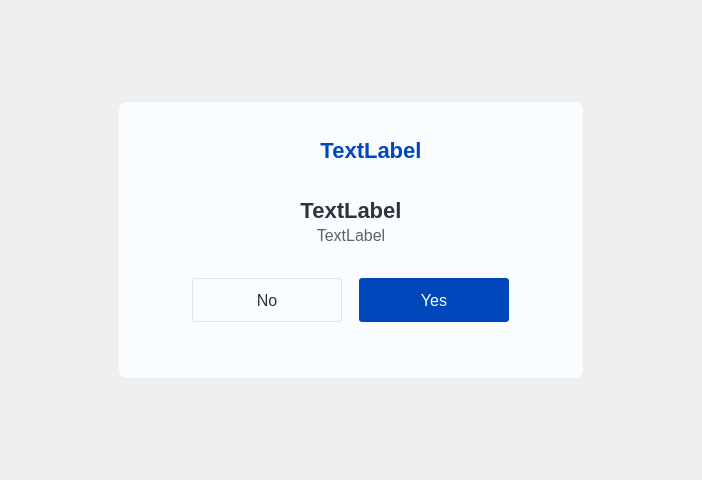
<?xml version="1.0" encoding="UTF-8"?>
<ui version="4.0">
 <class>DlgMsgBox</class>
 <widget class="QWidget" name="DlgMsgBox">
  <property name="geometry">
   <rect>
    <x>0</x>
    <y>0</y>
    <width>702</width>
    <height>480</height>
   </rect>
  </property>
  <property name="windowTitle">
   <string>Form</string>
  </property>
  <layout class="QGridLayout" name="gridLayout">
   <item row="0" column="0">
    <widget class="QWidget" name="widget" native="true">
     <property name="sizePolicy">
      <sizepolicy hsizetype="Fixed" vsizetype="Fixed">
       <horstretch>0</horstretch>
       <verstretch>0</verstretch>
      </sizepolicy>
     </property>
     <property name="minimumSize">
      <size>
       <width>464</width>
       <height>276</height>
      </size>
     </property>
     <property name="maximumSize">
      <size>
       <width>464</width>
       <height>276</height>
      </size>
     </property>
     <property name="styleSheet">
      <string notr="true">background: #FAFDFF;
border-radius: 8px;
border: none;</string>
     </property>
     <layout class="QVBoxLayout" name="verticalLayout" stretch="0,0,0,0,0">
      <property name="spacing">
       <number>0</number>
      </property>
      <property name="leftMargin">
       <number>56</number>
      </property>
      <property name="topMargin">
       <number>0</number>
      </property>
      <property name="rightMargin">
       <number>56</number>
      </property>
      <property name="bottomMargin">
       <number>56</number>
      </property>
      <item alignment="Qt::AlignHCenter">
       <widget class="QLabel" name="labelTitle">
        <property name="sizePolicy">
         <sizepolicy hsizetype="Expanding" vsizetype="Fixed">
          <horstretch>0</horstretch>
          <verstretch>0</verstretch>
         </sizepolicy>
        </property>
        <property name="minimumSize">
         <size>
          <width>0</width>
          <height>96</height>
         </size>
        </property>
        <property name="maximumSize">
         <size>
          <width>16777215</width>
          <height>96</height>
         </size>
        </property>
        <property name="styleSheet">
         <string notr="true">.QLabel#labelTitle{
font-size: 22px;
font-weight: 500;
color: #0047BB;
background-position: left center;
background-repeat:no-repeat;
padding-left:40px;
background-image: url(:/image/images/tipsok.png);
}
.QLabel#labelTitle[state=&quot;ok&quot;]{
color: #0047BB;
background-image: url(:/image/images/tipsok.png);
}
.QLabel#labelTitle[state=&quot;error&quot;]{
color: #CE4949;
background-image: url(:/image/images/tipserror.png);
}
.QLabel#labelTitle[state=&quot;warn&quot;]{
color: #EEC01C;
background-image: url(:/image/images/tipswarn.png);
}</string>
        </property>
        <property name="text">
         <string>TextLabel</string>
        </property>
        <property name="alignment">
         <set>Qt::AlignCenter</set>
        </property>
       </widget>
      </item>
      <item>
       <widget class="QLabel" name="labelTitleNo">
        <property name="sizePolicy">
         <sizepolicy hsizetype="Preferred" vsizetype="Fixed">
          <horstretch>0</horstretch>
          <verstretch>0</verstretch>
         </sizepolicy>
        </property>
        <property name="styleSheet">
         <string notr="true">font-size: 22px;
font-weight: 500;
color: #2D3440;</string>
        </property>
        <property name="text">
         <string>TextLabel</string>
        </property>
        <property name="alignment">
         <set>Qt::AlignCenter</set>
        </property>
       </widget>
      </item>
      <item>
       <widget class="QLabel" name="labelInfo">
        <property name="sizePolicy">
         <sizepolicy hsizetype="Expanding" vsizetype="Fixed">
          <horstretch>0</horstretch>
          <verstretch>0</verstretch>
         </sizepolicy>
        </property>
        <property name="minimumSize">
         <size>
          <width>0</width>
          <height>24</height>
         </size>
        </property>
        <property name="maximumSize">
         <size>
          <width>16777215</width>
          <height>24</height>
         </size>
        </property>
        <property name="styleSheet">
         <string notr="true">font-size: 16px;
font-weight: normal;
color: #5E626E;</string>
        </property>
        <property name="text">
         <string>TextLabel</string>
        </property>
        <property name="alignment">
         <set>Qt::AlignCenter</set>
        </property>
       </widget>
      </item>
      <item>
       <spacer name="verticalSpacer">
        <property name="orientation">
         <enum>Qt::Vertical</enum>
        </property>
        <property name="sizeHint" stdset="0">
         <size>
          <width>20</width>
          <height>40</height>
         </size>
        </property>
       </spacer>
      </item>
      <item>
       <layout class="QHBoxLayout" name="horizontalLayout">
        <property name="spacing">
         <number>0</number>
        </property>
        <item>
         <widget class="QPushButton" name="btnNo">
          <property name="sizePolicy">
           <sizepolicy hsizetype="Fixed" vsizetype="Fixed">
            <horstretch>0</horstretch>
            <verstretch>0</verstretch>
           </sizepolicy>
          </property>
          <property name="minimumSize">
           <size>
            <width>150</width>
            <height>44</height>
           </size>
          </property>
          <property name="maximumSize">
           <size>
            <width>150</width>
            <height>44</height>
           </size>
          </property>
          <property name="styleSheet">
           <string notr="true">border-radius: 3px;
background: #FAFDFF;
border: 1px solid #DFE3E5;
font-size: 16px;
font-weight: normal;
color: #2D3440;</string>
          </property>
          <property name="text">
           <string>No</string>
          </property>
         </widget>
        </item>
        <item>
         <widget class="QPushButton" name="btnYes">
          <property name="sizePolicy">
           <sizepolicy hsizetype="Fixed" vsizetype="Fixed">
            <horstretch>0</horstretch>
            <verstretch>0</verstretch>
           </sizepolicy>
          </property>
          <property name="minimumSize">
           <size>
            <width>150</width>
            <height>44</height>
           </size>
          </property>
          <property name="maximumSize">
           <size>
            <width>150</width>
            <height>44</height>
           </size>
          </property>
          <property name="styleSheet">
           <string notr="true">background: #0047BB;
border-radius: 3px;
font-size: 16px;
font-weight: normal;
color: #FAFDFF;</string>
          </property>
          <property name="text">
           <string>Yes</string>
          </property>
         </widget>
        </item>
       </layout>
      </item>
     </layout>
    </widget>
   </item>
  </layout>
 </widget>
 <resources/>
 <connections/>
</ui>
